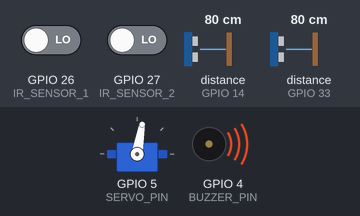
A sketch run on a simulated ESP32. Parts: servo, buzzer (waves = sounding, pin HIGH). Wiring (inferred from the names in the program): 2 × ultrasonic range finder: trigger GPIO 12, echo GPIO 14 / trigger GPIO 32, echo GPIO 33. Inputs (shaded band) come from the test bench; at power-on: distance to the obstacle (sensors on GPIO 14, GPIO 33) 80 cm, GPIO 26 (IR_SENSOR_1) LOW, GPIO 27 (IR_SENSOR_2) LOW. The echo pulse lasts 58.3 µs per cm; WiFi joins after 1.5 s; servers stay silent unless stated; the local clock reads 2024-03-15 10:24:30 at power-on unless the sketch sets it; pins used as bus, display or sensor lines are not drawn; what the sketch prints to the serial monitor is not drawn.

Above: at 2.7 s.
2.8 s: distance to the obstacle (sensor on GPIO 14) set to 18 cm
4.3 s: distance to the obstacle (sensor on GPIO 14) set to 14 cm
At 5.4 s:
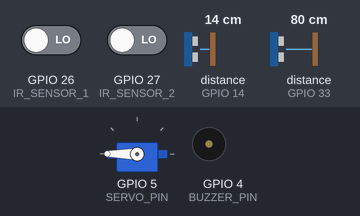
At 6.5 s:
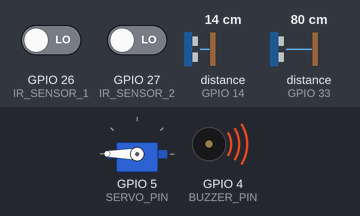
Timing chart, 0 to 16.0 s (numbered marks = the images above; inputs shaded):
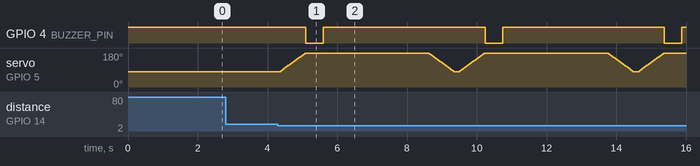

Measured:
- the behaviour switches between 17 and 16 cm on distance to the obstacle (sensor on GPIO 14) (found by bisection; images 0 and 1)
- after the input at 2.8 s, every drawn part: stays the same

The sketch:

COUNT_TAK_KA_CODE.ino
```cpp
#include <WiFi.h>
#include <ESP32Servo.h>
#include "time.h"

// WiFi Credentials
const char* ssid = "Pranjal";
const char* password = "Pranjal@21";

// Time config (NTP server)
const char* ntpServer = "pool.ntp.org";
const long  gmtOffset_sec = 19800; // GMT+5:30
const int   daylightOffset_sec = 0;

// Hardware Pins
#define TRIG_PIN_1    32
#define ECHO_PIN_1    33
#define TRIG_PIN_2    12
#define ECHO_PIN_2    14
#define SERVO_PIN     5
#define IR_SENSOR_1   26
#define IR_SENSOR_2   27
#define BUZZER_PIN    4    // Buzzer control pin

Servo myServo;
int personCount = 0;
WiFiServer server(80);  // Web server on port 80

void setup() {
  Serial.begin(115200);

  // Initialize hardware
  pinMode(TRIG_PIN_1, OUTPUT);
  pinMode(ECHO_PIN_1, INPUT);
  pinMode(TRIG_PIN_2, OUTPUT);
  pinMode(ECHO_PIN_2, INPUT);
  pinMode(IR_SENSOR_1, INPUT);
  pinMode(IR_SENSOR_2, INPUT);
  pinMode(BUZZER_PIN, OUTPUT);
  digitalWrite(BUZZER_PIN, HIGH);  // Buzzer initially off

  myServo.attach(SERVO_PIN);
  myServo.write(80);  // Initial position (door closed)

  // Connect to WiFi
  WiFi.begin(ssid, password);
  Serial.print("Connecting to WiFi...");
  while (WiFi.status() != WL_CONNECTED) {
    delay(500);
    Serial.print(".");
  }

  Serial.println("\n✅ WiFi Connected!");
  Serial.print("IP Address: ");
  Serial.println(WiFi.localIP());

  // Init and sync NTP
  configTime(gmtOffset_sec, daylightOffset_sec, ntpServer);
  Serial.println("⏱ Time synchronized");

  server.begin();
  Serial.println("HTTP server started");
}

String getFormattedTime() {
  struct tm timeinfo;
  if (!getLocalTime(&timeinfo)) {
    return "00:00:00";
  }

  char buffer[9];
  strftime(buffer, sizeof(buffer), "%H:%M:%S", &timeinfo);  // 24-hour format
  return String(buffer);
}

long getDistance(int trigPin, int echoPin) {
  digitalWrite(trigPin, LOW);
  delayMicroseconds(2);
  digitalWrite(trigPin, HIGH);
  delayMicroseconds(10);
  digitalWrite(trigPin, LOW);

  long duration = pulseIn(echoPin, HIGH, 30000); // Timeout after 30ms
  return duration > 0 ? (duration * 0.034 / 2) : -1;
}

void checkPersonEntryExit() {
  Serial.println("Detecting entry/exit...");
  unsigned long startTime = millis();
  unsigned long ir1Time = 0, ir2Time = 0;
  const unsigned long timeout = 5000;
  const int MAX_CAPACITY = 5;

  while (millis() - startTime < timeout) {
    if (digitalRead(IR_SENSOR_1) == LOW && ir1Time == 0) {
      ir1Time = millis();
      Serial.println("IR1 triggered (Entry side)");
    }
    if (digitalRead(IR_SENSOR_2) == LOW && ir2Time == 0) {
      ir2Time = millis();
      Serial.println("IR2 triggered (Exit side)");
    }

    if (ir1Time > 0 && ir2Time > 0) {
      if (ir1Time < ir2Time) {
        if (personCount < MAX_CAPACITY) {
          personCount++;
          Serial.println("✅ Person entered");
          // Buzzer for entry
          digitalWrite(BUZZER_PIN, LOW);  // Turn buzzer ON
          delay(500);  // Beep for 500 ms
          digitalWrite(BUZZER_PIN, HIGH);  // Turn buzzer OFF
        } else {
          Serial.println("❌ Max capacity! Entry denied.");
          // Buzzer for capacity limit
          digitalWrite(BUZZER_PIN, LOW);  // Turn buzzer ON
          delay(2000);  // Beep for 2 seconds
          digitalWrite(BUZZER_PIN, HIGH);  // Turn buzzer OFF
        }
      } else {
        personCount = max(0, personCount - 1);
        Serial.println("✅ Person exited");
        // Buzzer for exit
        digitalWrite(BUZZER_PIN, LOW);  // Turn buzzer ON
        delay(500);  // Beep for 500 ms
        digitalWrite(BUZZER_PIN, HIGH);  // Turn buzzer OFF
      }
      break;
    }
    delay(50);
  }
  Serial.print("👥 Current count: ");
  Serial.println(personCount);
}

void handleWebClient() {
  WiFiClient client = server.available();

  if (client) {
    Serial.println("New client connected");
    String request = client.readStringUntil('\r');

    if (request.indexOf("/count") != -1) {
      // Send JSON response
      client.println("HTTP/1.1 200 OK");
      client.println("Content-Type: application/json");
      client.println("Access-Control-Allow-Origin: *");
      client.println();

      String timeStr = getFormattedTime();
      client.print("{\"count\": ");
      client.print(personCount);
      client.print(", \"time\": \"");
      client.print(timeStr);
      client.println("\"}");

      Serial.println("Sent count with time: " + String(personCount) + " @ " + timeStr);
    }

    client.stop();
    Serial.println("Client disconnected");
  }
}

void loop() {
  // Get sensor readings
  long distance1 = getDistance(TRIG_PIN_1, ECHO_PIN_1);
  long distance2 = getDistance(TRIG_PIN_2, ECHO_PIN_2);

  // Check for person detection (within 15cm)
  if ((distance1 > 0 && distance1 <= 15) || (distance2 > 0 && distance2 <= 15)) {
    Serial.println("🚪 Object detected! Opening door...");

    for (int angle = 80; angle <= 180; angle += 2) {
      myServo.write(angle);
      delay(15);
    }

    checkPersonEntryExit();
    delay(3000); // Allow some time for the person to pass

    Serial.println("🚪 Closing door");
    for (int angle = 180; angle >= 80; angle -= 2) {
      myServo.write(angle);
      delay(15);
    }
  }

  handleWebClient();
  delay(100);
}
```
